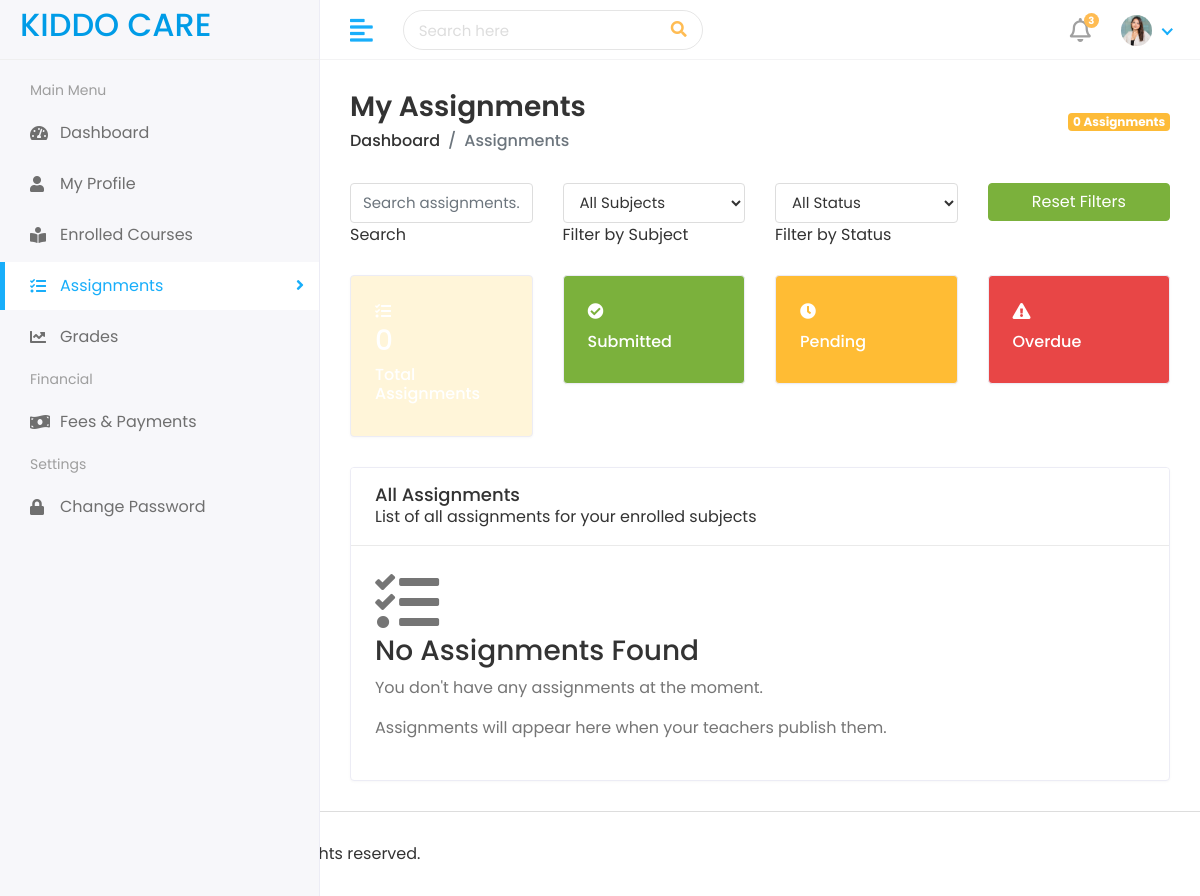
/student/assignments (signed in), run on an earlier commit of the app's database.
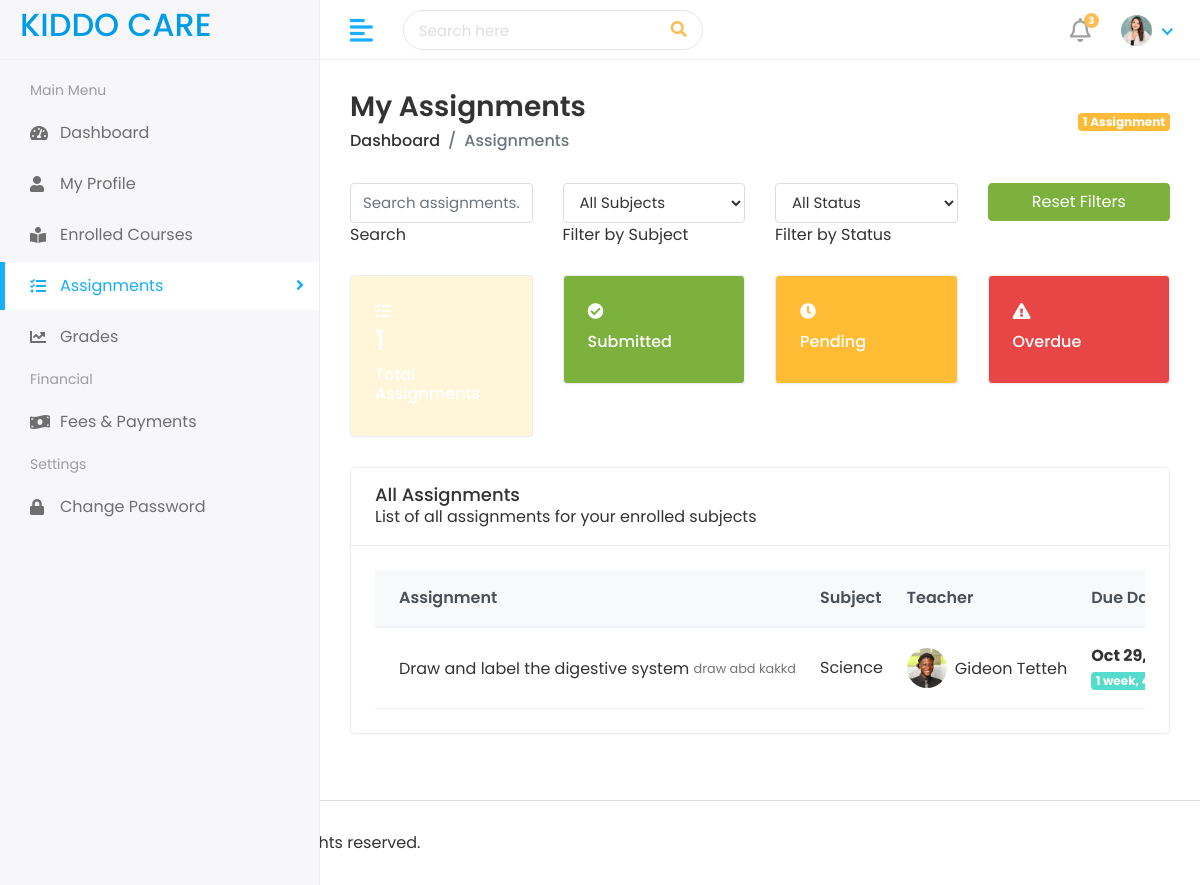
And on a later commit of the database.
### account/models.py (models this page shows, shortened)
class Assignment(models.Model):
    STATUS_CHOICES = [
        ("draft", "Draft"),
        ("published", "Published"),
        ("closed", "Closed"),
    ]
    id = models.UUIDField(primary_key=True, default=uuid.uuid4, editable=False)
    subject = models.ForeignKey(Subject, on_delete=models.CASCADE, related_name="assignments")
    teacher = models.ForeignKey(Teacher, on_delete=models.CASCADE, related_name="assignments")
    student_class = models.CharField(
        max_length=50,
        choices=Student.CLASS_CHOICES,
        help_text="Select the class this assignment is for"
    )
    title = models.CharField(max_length=255)
    description = models.TextField()
    instructions = models.TextField(blank=True)
    attachment = models.FileField(upload_to="assignments/", blank=True, null=True)
    due_date = models.DateField()
    total_marks = models.PositiveIntegerField(default=100)
    status = models.CharField(max_length=20, choices=STATUS_CHOICES, default="draft")
    created_at = models.DateTimeField(auto_now_add=True)
    updated_at = models.DateTimeField(auto_now=True)
    class Meta:
        verbose_name = "Assignment"
        verbose_name_plural = "Assignments"
        ordering = ["-created_at"]
    def is_overdue(self):
        return timezone.now().date() > self.due_date

class Subject(models.Model):
    CLASS_CHOICES = [
        ("CRECHE", "Creche"),
        ("NURSERY_1", "Nursery 1"),
        ("NURSERY_2", "Nursery 2"),
        ("KINDERGARTEN", "Kindergarten"),
        ("UPPER_PRIMARY_4", "Upper Primary 4"),
        ("UPPER_PRIMARY_5", "Upper Primary 5"),
        ("UPPER_PRIMARY_6", "Upper Primary 6"),
        ("JHS_1", "JHS 1"),
        ("JHS_2", "JHS 2"),
        ("JHS_3", "JHS 3"),
    ]
    id = models.UUIDField(primary_key=True, default=uuid.uuid4, editable=False)
    department = models.ForeignKey(Department, on_delete=models.CASCADE, related_name="subjects")
    teacher = models.ForeignKey(Teacher, on_delete=models.SET_NULL, null=True, blank=True, related_name="subjects")
    school = models.ForeignKey('School', on_delete=models.CASCADE, null=True)
    name = models.CharField(max_length=100)
    subject_class = models.CharField(max_length=50, choices=CLASS_CHOICES)
    created_at = models.DateTimeField(auto_now_add=True)
    updated_at = models.DateTimeField(auto_now=True)
    class Meta:
        verbose_name = "Subject"
        verbose_name_plural = "Subjects"

class Teacher(models.Model):
    EMPLOYMENT_TYPE_CHOICES = [
        ("full_time", "Full Time"),
        ("part_time", "Part Time"),
        ("contract", "Contract"),
    ]
    id = models.UUIDField(primary_key=True, default=uuid.uuid4, editable=False)
    user = models.OneToOneField(CustomUser, on_delete=models.CASCADE, related_name="teacher_profile")
    school = models.ForeignKey(School, on_delete=models.CASCADE, related_name="teachers")
    department = models.ForeignKey(Department, on_delete=models.SET_NULL, null=True, blank=True, related_name="teachers")
    qualification = models.CharField(max_length=255, blank=True)
    specialization = models.CharField(max_length=255, blank=True)
    experience_years = models.PositiveIntegerField(default=0)
    image = models.ImageField(upload_to="teacher_images/", blank=True, null=True)
    employment_type = models.CharField(max_length=20, choices=EMPLOYMENT_TYPE_CHOICES, default="full_time")
    hire_date = models.DateField(default=timezone.now)
    salary = models.DecimalField(max_digits=10, decimal_places=2, blank=True, null=True)
    bio = models.TextField(blank=True)
    is_active = models.BooleanField(default=True)
    created_at = models.DateTimeField(auto_now_add=True)
    updated_at = models.DateTimeField(auto_now=True)
    class Meta:
        verbose_name = "Teacher"
        verbose_name_plural = "Teachers"
        ordering = ["-created_at"]

class CustomUser(AbstractUser):
    ROLE_CHOICES = [
        ("admin", "Admin"),
        ("teacher", "Teacher"),
        ("student", "Student"),
        ("parent", "Parent"),
    ]
    GENDER_CHOICES = [
        ("male", "Male"),
        ("female", "Female"),
        ("other", "Other"),
    ]
    id = models.UUIDField(primary_key=True, default=uuid.uuid4, editable=False)
    role = models.CharField(max_length=20, choices=ROLE_CHOICES, default="student")
    phone_number = models.CharField(max_length=15, blank=True, null=True)
    gender = models.CharField(max_length=10, choices=GENDER_CHOICES, blank=True, null=True)
    date_of_birth = models.DateField(blank=True, null=True)
    address = models.TextField(blank=True, null=True)
    profile_picture = models.ImageField(upload_to="profile_pictures/", blank=True, null=True)
    is_active = models.BooleanField(default=True)
    created_at = models.DateTimeField(auto_now_add=True)
    updated_at = models.DateTimeField(auto_now=True)
    USERNAME_FIELD = "username"
    REQUIRED_FIELDS = ["email"]
    class Meta:
        verbose_name = "User"
        verbose_name_plural = "Users"
        ordering = ["-created_at"]

### student/views.py (the view)
# urls.py: path("assignments",views.view_all_assignment, name="list-all-assignments"),
def view_all_assignment(request):
    if not request.user.is_authenticated or request.user.role != "student":
        messages.error(request, "Access denied. Students only.")
        return redirect("account:login")
    try:
        student = request.user.student_profile
        school = student.school
        student_class = student.student_class
    except Student.DoesNotExist:
        messages.error(request, "Student profile not found.")
        return redirect("account:login")
    assignments = Assignment.objects.filter(subject__enrollments__student=student,subject__school=school,student_class=student_class,status="published").select_related('subject', 'teacher').order_by('-due_date')
    return render(request, 'student/assignments.html', {
        'assignments': assignments,
        'student': student
    })

### student/templates/student/assignments.html (shortened to what the changed rows need)
{% extends 'student/base.html' %}
{% load static %}
{% block content %}
<div class="page-wrapper">
    <div class="content container-fluid">
        <div class="page-header">
            <div class="row align-items-center">
                <div class="col-auto text-right float-right ml-auto">
                    <div class="student-assignment-count">
                        <span class="badge badge-primary">{{ assignments.count }} Assignment{{ assignments.count|pluralize }}</span>
                    </div>
                </div>
            </div>
        </div>
        <div class="row">
            <div class="col-sm-12">
                <div class="card card-table">
                    <div class="card-body">
                        <div class="table-responsive">
                            {% if assignments %}
                            <table class="table table-hover table-center mb-0 datatable" id="assignmentsTable">
                                <thead class="thead-light">
                                    <tr>
                                        <th>Assignment</th>
                                        <th>Subject</th>
                                        <th>Teacher</th>
                                        <th>Due Date</th>
                                    </tr>
                                </thead>
                                <tbody>
                                    {% for assignment in assignments %}
                                    <tr class="assignment-row"
                                        data-subject="{{ assignment.subject.name }}"
                                        data-status="{% if assignment.is_overdue %}overdue{% else %}pending{% endif %}">
                                        <td>
                                            <h2 class="table-avatar">
                                                <a href="{% url 'student:assignment-detail' assignment.id %}" class="assignment-title">
                                                    {{ assignment.title }}
                                                </a>
                                            </h2>
                                            <small class="text-muted">
                                                {% if assignment.description|length > 100 %}
                                                    {{ assignment.description|slice:":100" }}...
                                                {% else %}
                                                    {{ assignment.description }}
                                                {% endif %}
                                            </small>
                                        </td>
                                        <td>{{ assignment.subject.name }}</td>
                                        <td>
                                            <h2 class="table-avatar">
                                                <a href="#" class="avatar avatar-sm mr-2">
                                                    <img class="avatar-img rounded-circle"
                                                         src="{% if assignment.teacher.user.profile_picture %}{{ assignment.teacher.user.profile_picture.url }}{% else %}{% static 'assets/img/profiles/avatar-01.jpg' %}{% endif %}"
                                                         alt="Teacher Image">
                                                </a>
                                                <a href="#">{{ assignment.teacher.user.get_full_name }}</a>
                                            </h2>
                                        </td>
                                        <td>
                                            <div class="due-date">
                                                <strong>{{ assignment.due_date|date:"M d, Y" }}</strong>
                                                {% if assignment.is_overdue %}
                                                <span class="badge badge-danger">Overdue</span>
                                                {% else %}
                                                <span class="badge badge-info">{{ assignment.due_date|timeuntil }} left</span>
                                                {% endif %}
                                            </div>
                                        </td>
                                    </tr>
                                    {% endfor %}
                                </tbody>
                            </table>
                            {% else %}
                            <div class="empty-state">
                                <div class="empty-state-icon">
                                    <i class="fas fa-tasks fa-4x text-muted"></i>
                                </div>
                                <h3>No Assignments Found</h3>
                                <p class="text-muted">You don't have any assignments at the moment.</p>
                                <p class="text-muted">Assignments will appear here when your teachers publish them.</p>
                            </div>
                            {% endif %}
                        </div>
                    </div>
                </div>
            </div>
        </div>
    </div>
</div>
{% endblock %}

What changed in the data, as far as the page shows it:
added Assignment: title "Draw and label the digestive system", description "draw abd kakkd", subject.name "Science", teacher.profile_picture (picture), teacher.user.get_full_name "Gideon Tetteh", due_date "Oct…", due_date "1 week,…"
Also different on the page:
{{ assignments.count }}: "0" → "1"
text no longer shown: "No Assignments Found You don't have any assignments at the moment. Assignments will appear here when your teachers publish them."
text now shown: "Assignment Subject Teacher Due…"
